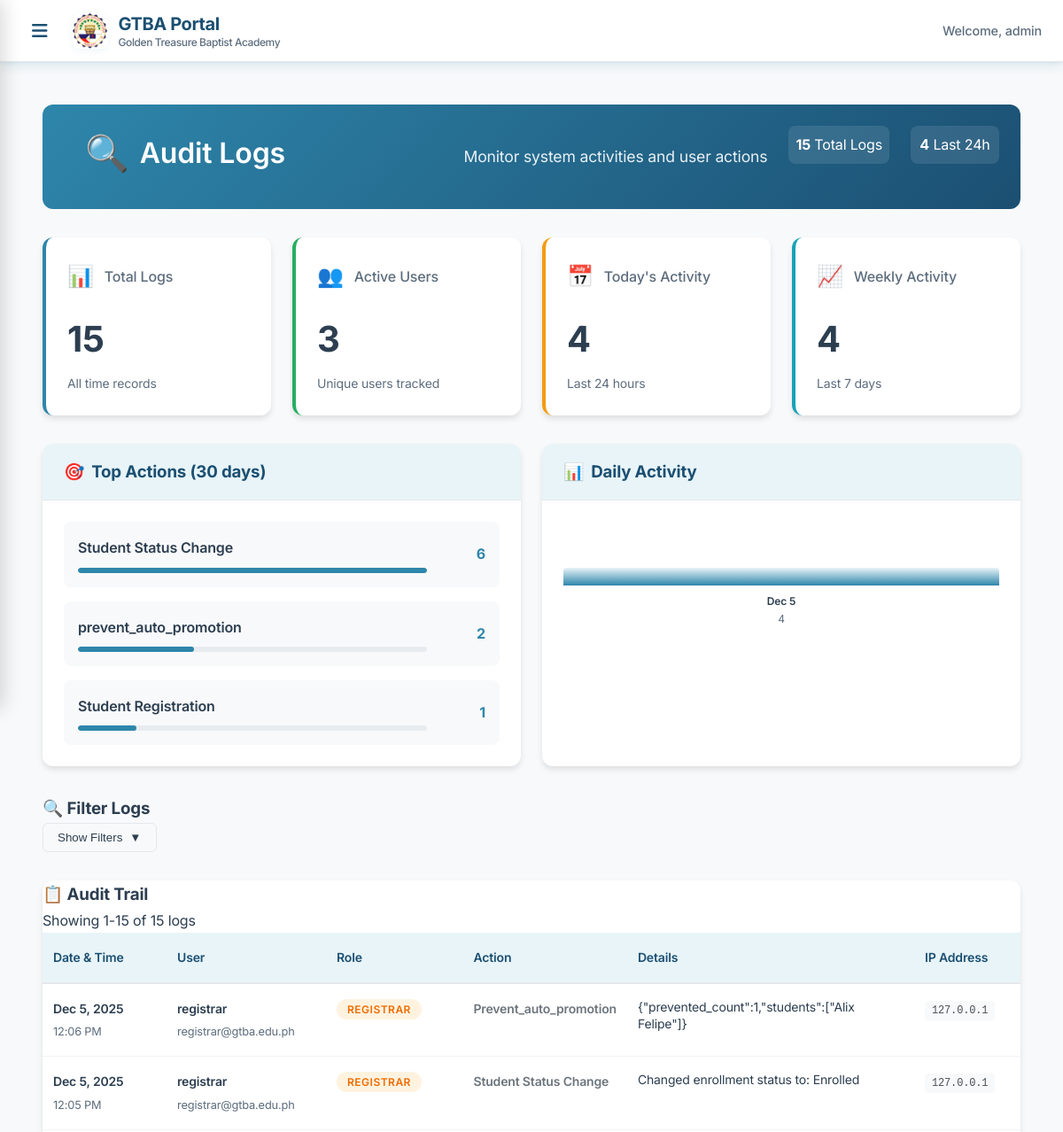
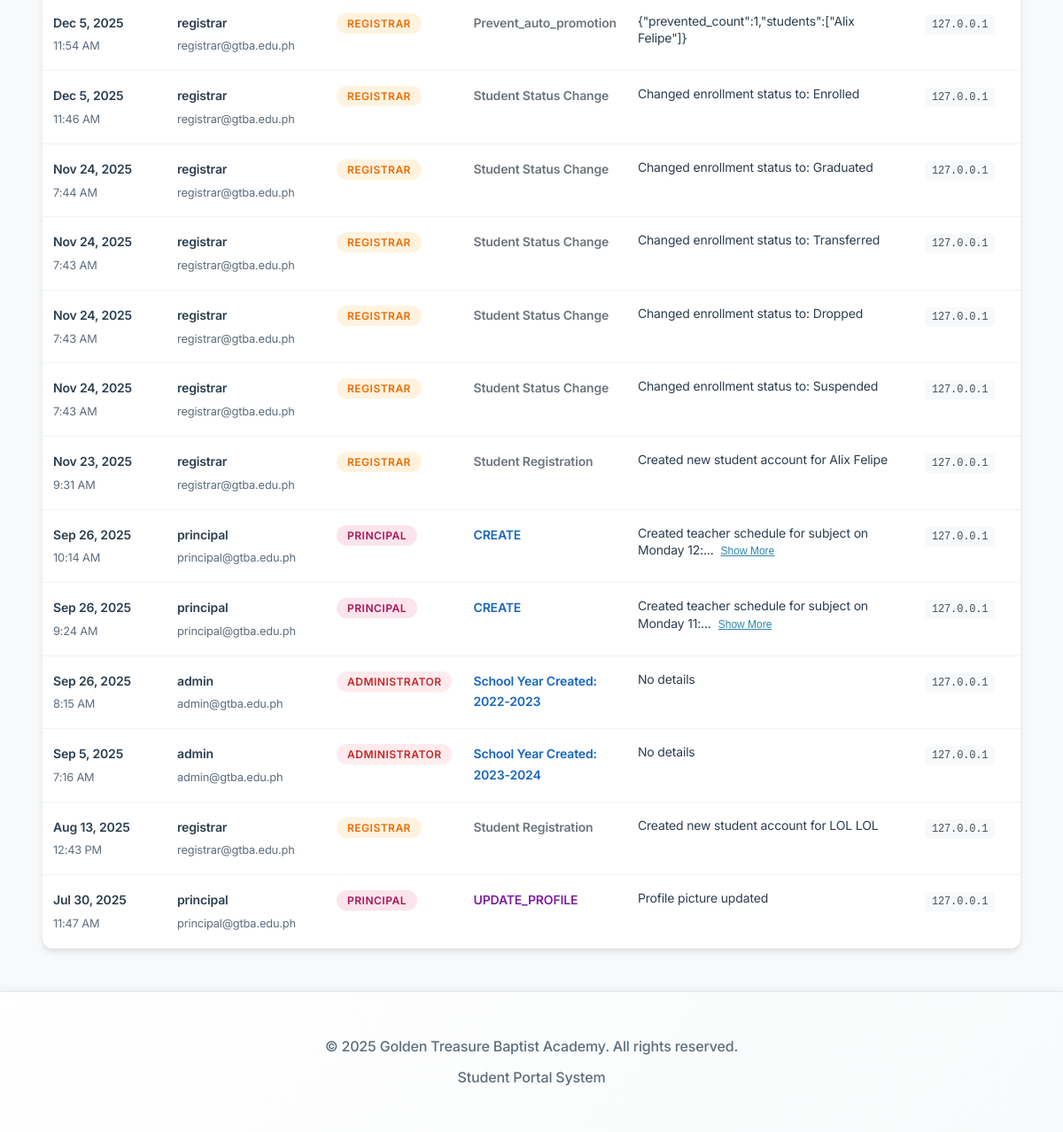
/admin/audit_logs.php (signed in), run on the app's committed database (2 pictures, top to bottom).
### tables this page shows
CREATE TABLE `audit_logs` (
  `id` int NOT NULL,
  `user_id` int NOT NULL,
  `action` varchar(100) NOT NULL,
  `details` text,
  `table_name` varchar(100) DEFAULT NULL,
  `record_id` int DEFAULT NULL,
  `old_values` json DEFAULT NULL,
  `new_values` json DEFAULT NULL,
  `ip_address` varchar(45) DEFAULT NULL,
  `user_agent` text,
  `created_at` timestamp NULL DEFAULT CURRENT_TIMESTAMP
);

CREATE TABLE `users` (
  `id` int NOT NULL,
  `username` varchar(50) NOT NULL,
  `email` varchar(100) NOT NULL,
  `profile_picture` varchar(255) DEFAULT NULL,
  `password` varchar(255) NOT NULL,
  `role_id` int NOT NULL,
  `is_active` tinyint(1) DEFAULT '1',
  `email_verified_at` timestamp NULL DEFAULT NULL,
  `remember_token` varchar(100) DEFAULT NULL,
  `created_at` timestamp NULL DEFAULT CURRENT_TIMESTAMP,
  `updated_at` timestamp NULL DEFAULT CURRENT_TIMESTAMP ON UPDATE CURRENT_TIMESTAMP
);

CREATE TABLE `roles` (
  `id` int NOT NULL,
  `name` varchar(50) NOT NULL,
  `display_name` varchar(100) NOT NULL,
  `description` text,
  `permissions` json DEFAULT NULL,
  `created_at` timestamp NULL DEFAULT CURRENT_TIMESTAMP,
  `updated_at` timestamp NULL DEFAULT CURRENT_TIMESTAMP ON UPDATE CURRENT_TIMESTAMP
);

### admin/audit_logs.php (the view, shortened to what this page needs)
<?php
$database = new Database();
$conn = $database->connect();
$page = isset($_GET['page']) ? (int)$_GET['page'] : 1;
$limit = 25;
$offset = ($page - 1) * $limit;
$where_conditions = [];
$params = [];
$where_clause = !empty($where_conditions) ? 'WHERE ' . implode(' AND ', $where_conditions) : '';
$count_sql = "SELECT COUNT(*) as total
              FROM audit_logs al
              LEFT JOIN users u ON al.user_id = u.id
              LEFT JOIN roles r ON u.role_id = r.id
              $where_clause";
$stmt = $conn->prepare($count_sql);
$stmt->execute($params);
$total_logs = $stmt->fetch(PDO::FETCH_ASSOC)['total'];
$sql = "SELECT al.*, u.username, u.email, r.display_name as role_display, r.name as role_name
        FROM audit_logs al
        LEFT JOIN users u ON al.user_id = u.id
        LEFT JOIN roles r ON u.role_id = r.id
        $where_clause
        ORDER BY al.created_at DESC
        LIMIT $limit OFFSET $offset";
$stmt = $conn->prepare($sql);
$stmt->execute($params);
$audit_logs = $stmt->fetchAll(PDO::FETCH_ASSOC);
$stats_sql = "SELECT
                COUNT(*) as total_logs,
                COUNT(DISTINCT al.user_id) as unique_users,
                COUNT(CASE WHEN al.created_at >= DATE_SUB(NOW(), INTERVAL 24 HOUR) THEN 1 END) as logs_24h,
                COUNT(CASE WHEN al.created_at >= DATE_SUB(NOW(), INTERVAL 7 DAY) THEN 1 END) as logs_7d
              FROM audit_logs al";
$stmt = $conn->prepare($stats_sql);
$stmt->execute();
$stats = $stmt->fetch(PDO::FETCH_ASSOC);
$actions_sql = "SELECT action, COUNT(*) as count
                FROM audit_logs
                WHERE created_at >= DATE_SUB(NOW(), INTERVAL 30 DAY)
                GROUP BY action
                ORDER BY count DESC
                LIMIT 5";
$stmt = $conn->prepare($actions_sql);
$stmt->execute();
$common_actions = $stmt->fetchAll(PDO::FETCH_ASSOC);
$activity_sql = "SELECT
                    DATE(created_at) as date,
                    COUNT(*) as count
                 FROM audit_logs
                 WHERE created_at >= DATE_SUB(NOW(), INTERVAL 7 DAY)
                 GROUP BY DATE(created_at)
                 ORDER BY date DESC";
$stmt = $conn->prepare($activity_sql);
$stmt->execute();
$daily_activity = $stmt->fetchAll(PDO::FETCH_ASSOC);
?>
<div class="audit-container">
    <div class="page-header">
        <div class="header-content">
            <h1 class="page-title">
                <span class="title-icon">🔍</span>
                Audit Logs
            </h1>
            <p class="page-subtitle">Monitor system activities and user actions</p>
        </div>
        <div class="header-actions">
            <div class="quick-stats">
                <span class="stat-item">
                    <strong><?php echo number_format($total_logs); ?></strong> Total Logs
                </span>
                <span class="stat-item">
                    <strong><?php echo $stats['logs_24h']; ?></strong> Last 24h
                </span>
            </div>
        </div>
    </div>
    <div class="stats-dashboard">
        <div class="stats-grid">
            <div class="stat-card primary">
                <div class="stat-header">
                    <span class="stat-icon">📊</span>
                    <h3>Total Logs</h3>
                </div>
                <div class="stat-value"><?php echo number_format($stats['total_logs']); ?></div>
                <div class="stat-label">All time records</div>
            </div>
            <div class="stat-card success">
                <div class="stat-header">
                    <span class="stat-icon">👥</span>
                    <h3>Active Users</h3>
                </div>
                <div class="stat-value"><?php echo $stats['unique_users']; ?></div>
                <div class="stat-label">Unique users tracked</div>
            </div>
            <div class="stat-card warning">
                <div class="stat-header">
                    <span class="stat-icon">📅</span>
                    <h3>Today's Activity</h3>
                </div>
                <div class="stat-value"><?php echo $stats['logs_24h']; ?></div>
                <div class="stat-label">Last 24 hours</div>
            </div>
            <div class="stat-card info">
                <div class="stat-header">
                    <span class="stat-icon">📈</span>
                    <h3>Weekly Activity</h3>
                </div>
                <div class="stat-value"><?php echo $stats['logs_7d']; ?></div>
                <div class="stat-label">Last 7 days</div>
            </div>
        </div>
    </div>
    <div class="activity-overview">
        <div class="overview-grid">
            <?php if (!empty($common_actions)): ?>
            <div class="overview-card">
                <div class="card-header">
                    <h3><span class="icon">🎯</span> Top Actions (30 days)</h3>
                </div>
                <div class="card-body">
                    <div class="actions-list">
                        <?php foreach ($common_actions as $action): ?>
                            <div class="action-item">
                                <div class="action-info">
                                    <span class="action-name"><?php echo htmlspecialchars($action['action']); ?></span>
                                    <div class="action-bar">
                                        <div class="action-progress" style="width: <?php echo min(100, ($action['count'] / $common_actions[0]['count']) * 100); ?>%"></div>
                                    </div>
                                </div>
                                <span class="action-count"><?php echo $action['count']; ?></span>
                            </div>
                        <?php endforeach; ?>
                    </div>
                </div>
            </div>
            <?php endif; ?>
            <?php if (!empty($daily_activity)): ?>
            <div class="overview-card">
                <div class="card-header">
                    <h3><span class="icon">📊</span> Daily Activity</h3>
                </div>
                <div class="card-body">
                    <div class="activity-chart">
                        <?php
                        $max_count = max(array_column($daily_activity, 'count'));
                        foreach ($daily_activity as $day):
                        ?>
                            <div class="chart-item">
                                <div class="chart-bar">
                                    <div class="bar-fill" style="height: <?php echo $max_count > 0 ? ($day['count'] / $max_count) * 100 : 0; ?>%"></div>
                                </div>
                                <div class="chart-label">
                                    <span class="date"><?php echo date('M j', strtotime($day['date'])); ?></span>
                                    <span class="count"><?php echo $day['count']; ?></span>
                                </div>
                            </div>
                        <?php endforeach; ?>
                    </div>
                </div>
            </div>
            <?php endif; ?>
        </div>
    </div>
    <div class="filters-section">
        <div class="card">
            <div class="card-header">
                <h3><span class="icon">🔍</span> Filter Logs</h3>
                <button type="button" class="toggle-filters" onclick="toggleFilters()">
                    <span class="toggle-text">Show Filters</span>
                    <span class="toggle-icon">▼</span>
                </button>
            </div>
        </div>
    </div>
    <div class="logs-section">
        <div class="card">
            <div class="card-header">
                <h3><span class="icon">📋</span> Audit Trail</h3>
                <div class="header-info">
                    <span class="results-info">
                        Showing <?php echo min($offset + 1, $total_logs); ?>-<?php echo min($offset + $limit, $total_logs); ?>
                        of <?php echo number_format($total_logs); ?> logs
                    </span>
                </div>
            </div>
            <div class="card-body">
                <?php if (!empty($audit_logs)): ?>
                <div class="table-responsive">
                    <table class="audit-table">
                        <thead>
                            <tr>
                                <th class="col-datetime">Date & Time</th>
                                <th class="col-user">User</th>
                                <th class="col-role">Role</th>
                                <th class="col-action">Action</th>
                                <th class="col-details">Details</th>
                                <th class="col-ip">IP Address</th>
                            </tr>
                        </thead>
                        <tbody>
                            <?php foreach ($audit_logs as $log): ?>
                                <tr class="log-row">
                                    <td class="datetime-cell">
                                        <div class="datetime-wrapper">
                                            <span class="date"><?php echo date('M j, Y', strtotime($log['created_at'])); ?></span>
                                            <span class="time"><?php echo date('g:i A', strtotime($log['created_at'])); ?></span>
                                        </div>
                                    </td>
                                    <td class="user-cell">
                                        <?php if ($log['username']): ?>
                                            <div class="user-info">
                                                <span class="username"><?php echo htmlspecialchars($log['username']); ?></span>
                                                <span class="email"><?php echo htmlspecialchars($log['email'] ?? ''); ?></span>
                                            </div>
                                        <?php else: ?>
                                            <span class="system-user">System</span>
                                        <?php endif; ?>
                                    </td>
                                    <td class="role-cell">
                                        <?php if ($log['role_display']): ?>
                                            <span class="role-badge role-<?php echo $log['role_name'] ?? 'unknown'; ?>">
                                                <?php echo htmlspecialchars($log['role_display']); ?>
                                            </span>
                                        <?php else: ?>
                                            <span class="role-badge role-system">System</span>
                                        <?php endif; ?>
                                    </td>
                                    <td class="action-cell">
                                        <span class="action-text <?php echo getActionClass($log['action']); ?>">
                                            <?php echo htmlspecialchars($log['action']); ?>
                                        </span>
                                    </td>
                                    <td class="details-cell">
                                        <div class="details-content">
                                            <?php
                                            $details = $log['details'] ?? '';
                                            if (strlen($details) > 50) {
                                                echo '<span class="details-preview">' . htmlspecialchars(substr($details, 0, 50)) . '...</span>';
                                                echo '<button type="button" class="details-toggle" onclick="toggleDetails(this)">Show More</button>';
                                            } else {
                                                echo htmlspecialchars($details ?: 'No details');
                                            }
                                            ?>
                                        </div>
                                    </td>
                                    <td class="ip-cell">
                                        <code class="ip-address"><?php echo htmlspecialchars($log['ip_address'] ?? 'N/A'); ?></code>
                                    </td>
                                </tr>
                            <?php endforeach; ?>
                        </tbody>
                    </table>
                </div>
                <?php endif; ?>
            </div>
        </div>
    </div>
</div>
<?php
function getActionClass($action) {
    $action_lower = strtolower($action);
    if (strpos($action_lower, 'create') !== false) return 'action-create';
    if (strpos($action_lower, 'update') !== false) return 'action-update';
    return 'action-other';
}
?>
<?php
$content = ob_get_clean();
include '../includes/header.php';
echo $content;
include '../includes/footer.php';
?>

### assets/css/style.css (style rules this page uses)
:root { --primary-blue: #2E86AB; --light-blue: #E8F4F8; --accent-blue: #87CEEB; --dark-blue: #1B4F72; --white: #FFFFFF; --black: #2C3E50; --gray: #5D6D7E; --light-gray: #F8F9FA; --border-gray: #E5E8EB; --success: #27AE60; --danger: #E74C3C; --warning: #F39C12; --info: #3498DB; --success-light: #D5EDDA; --danger-light: #F8D7DA; --warning-light: #FFF3CD; --info-light: #D1ECF1; --success-dark: #155724; --danger-dark: #721C24; --warning-dark: #856404; --info-dark: #0C5460; --shadow-light: rgba(46, 134, 171, 0.08); --shadow-medium: rgba(46, 134, 171, 0.15); --shadow-dark: rgba(46, 134, 171, 0.25); }
* { margin: 0; padding: 0; box-sizing: border-box; }
body { font-family: 'Inter', 'Segoe UI', system-ui, -apple-system, sans-serif; background: linear-gradient(135deg, var(--light-blue) 0%, var(--white) 50%, #F4F8FB 100%); color: var(--black); min-height: 100vh; line-height: 1.7; font-size: 16px; letter-spacing: -0.01em; }
.header-content { max-width: 1200px; margin: 0 auto; display: flex; justify-content: space-between; align-items: center; padding: 0 2rem; }
.user-info { flex: 1; min-width: 0; }
.header-content { height: 70px; max-width: none; margin: 0; display: flex; align-items: center; padding: 0 1.5rem; gap: 1rem; }
.header-actions { display: flex; align-items: center; gap: 1rem; }
.header-actions { display: flex; gap: 1rem; }

### data on the page
audit_logs: created_at "Dec 5, 2025", created_at "12:06 PM", user.username "registrar", user.email "registrar@gtba.edu.ph", roles.display_name "REGISTRAR", action "Prevent_auto_promotion", details "{\"prevented_count\":1,\"students\":[\"Alix Felipe\"]}", ip_address "127.0.0.1"
audit_logs: created_at "Dec 5, 2025", created_at "12:05 PM", user.username "registrar", user.email "registrar@gtba.edu.ph", roles.display_name "REGISTRAR", action "Student Status Change", details "Changed enrollment status to: Enrolled", ip_address "127.0.0.1"
audit_logs: created_at "Dec 5, 2025", created_at "11:54 AM", user.username "registrar", user.email "registrar@gtba.edu.ph", roles.display_name "REGISTRAR", action "Prevent_auto_promotion", details "{\"prevented_count\":1,\"students\":[\"Alix Felipe\"]}", ip_address "127.0.0.1"
audit_logs: created_at "Dec 5, 2025", created_at "11:46 AM", user.username "registrar", user.email "registrar@gtba.edu.ph", roles.display_name "REGISTRAR", action "Student Status Change", details "Changed enrollment status to: Enrolled", ip_address "127.0.0.1"
audit_logs: created_at "Nov 24, 2025", created_at "7:44 AM", user.username "registrar", user.email "registrar@gtba.edu.ph", roles.display_name "REGISTRAR", action "Student Status Change", details "Changed enrollment status to: Graduated", ip_address "127.0.0.1"
audit_logs: created_at "Nov 24, 2025", created_at "7:43 AM", user.username "registrar", user.email "registrar@gtba.edu.ph", roles.display_name "REGISTRAR", action "Student Status Change", details "Changed enrollment status to: Transferred", ip_address "127.0.0.1"
audit_logs: created_at "Nov 24, 2025", created_at "7:43 AM", user.username "registrar", user.email "registrar@gtba.edu.ph", roles.display_name "REGISTRAR", action "Student Status Change", details "Changed enrollment status to: Dropped", ip_address "127.0.0.1"
audit_logs: created_at "Nov 24, 2025", created_at "7:43 AM", user.username "registrar", user.email "registrar@gtba.edu.ph", roles.display_name "REGISTRAR", action "Student Status Change", details "Changed enrollment status to: Suspended", ip_address "127.0.0.1"
audit_logs: created_at "Nov 23, 2025", created_at "9:31 AM", user.username "registrar", user.email "registrar@gtba.edu.ph", roles.display_name "REGISTRAR", action "Student Registration", details "Created new student account for Alix Felipe", ip_address "127.0.0.1"
audit_logs: created_at "Sep 26, 2025", created_at "10:14 AM", user.username "principal", user.email "principal@gtba.edu.ph", roles.display_name "PRINCIPAL", action "CREATE", details "Created teacher schedule for subject on Monday 12:", ip_address "127.0.0.1"
audit_logs: created_at "Sep 26, 2025", created_at "9:24 AM", user.username "principal", user.email "principal@gtba.edu.ph", roles.display_name "PRINCIPAL", action "CREATE", details "Created teacher schedule for subject on Monday 11:", ip_address "127.0.0.1"
audit_logs: created_at "Sep 26, 2025", created_at "8:15 AM", user.username "admin", user.email "admin@gtba.edu.ph", roles.display_name "ADMINISTRATOR", action "School Year Created: 2022-2023", details "No details", ip_address "127.0.0.1"
audit_logs: created_at "Sep 5, 2025", created_at "7:16 AM", user.username "admin", user.email "admin@gtba.edu.ph", roles.display_name "ADMINISTRATOR", action "School Year Created: 2023-2024", details "No details", ip_address "127.0.0.1"
audit_logs: created_at "Aug 13, 2025", created_at "12:43 PM", user.username "registrar", user.email "registrar@gtba.edu.ph", roles.display_name "REGISTRAR", action "Student Registration", details "Created new student account for LOL LOL", ip_address "127.0.0.1"
audit_logs: created_at "Jul 30, 2025", created_at "11:47 AM", user.username "principal", user.email "principal@gtba.edu.ph", roles.display_name "PRINCIPAL", action "UPDATE_PROFILE", details "Profile picture updated", ip_address "127.0.0.1"

### other printed values
$_SESSION['username'] "admin"
$total_logs "15"
$stats['logs_24h'] "4"
$stats['total_logs'] "15"
$stats['unique_users'] "3"
$stats['logs_7d'] "4"
$action['action'] "Student Status Change"
$action['count'] "6"
$action['action'] "prevent_auto_promotion"
$action['count'] "2"
$action['action'] "Student Registration"
$action['count'] "1"
date('M j', strtotime($day['date'])) "Dec 5"
$day['count'] "4"
min($offset + 1, $total_logs) "1"
